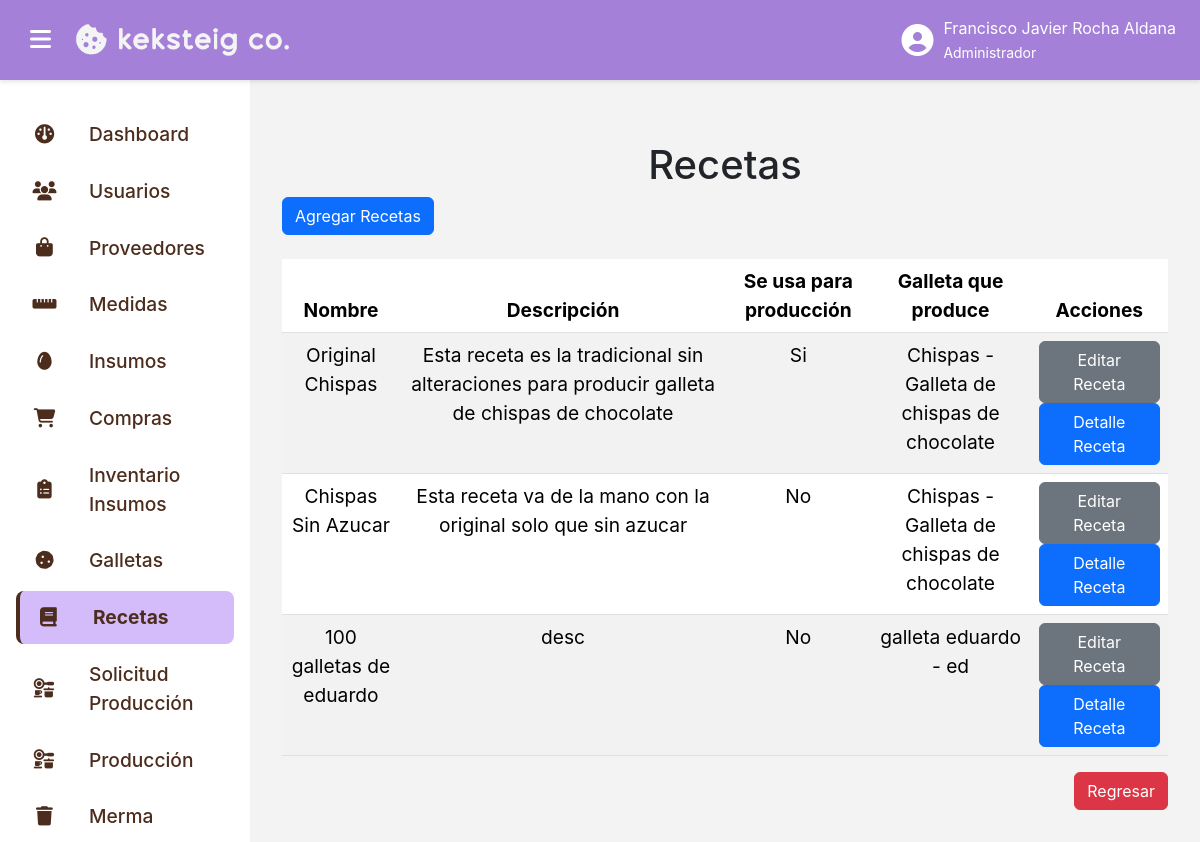
Screenshot of /recetas/lista_recetas/ (signed in) with the database file from the repository.
### recetas_app/models.py (models this page shows, shortened)
class Receta(models.Model):
    nombre = models.TextField(max_length=100)
    descripcion = models.TextField(max_length=1000)
    para_produccion = models.BooleanField(default=False)
    galleta = models.ForeignKey(Galleta, on_delete=models.CASCADE, null=False, blank=False)

### galletas_app/models.py (models this page shows)
class Galleta(models.Model):
    nombre = models.TextField(max_length=100)
    descripcion = models.TextField(max_length=1000)
    peso_individual = models.DecimalField(decimal_places=3, max_digits=10)
    imagen = models.ImageField(upload_to="Galletas/", null=False, blank=False)
    medida = models.ForeignKey(Medida, on_delete=models.CASCADE, null=False, blank=False)
    def __str__(self):
        return f"{self.nombre} - {self.descripcion}"

### recetas_app/views.py (the view, shortened to what this page needs)
# urls.py: path("lista_recetas/", login_required(ListaRecetasView.as_view()), name="lista_recetas"),
class ListaRecetasView(PermissionRequiredMixin, TemplateView):
    permission_required = ["recetas_app.view_Receta"]
    login_url = "login"
    template_name = "lista_recetas.html"
    def get_context_data(self):
        lista = Receta.objects.all()
        for receta in lista:
            receta.para_produccion = "Si" if receta.para_produccion else "No"
        return {
            "lista": lista
        }

### recetas_app/templates/lista_recetas.html (shortened to what this page needs)
{% extends "base.html" %}
{% load static %}
{% block content %}
<div class="pantalla-completa">
    <div class="menu">
        <h1 class="text-center">
            Recetas
        </h1>
        <a class="btn btn-primary" href="{% url "crear_recetas" %}">
            Agregar Recetas
        </a>
        <div class="row d-flex mt-4">
            <div class="col-lg-12 col-md-12 col-sm-12 col-12">
                <div class="d-flex align-items-center justify-content-center">
                    <table class="table table-hover table-striped">
                        <thead>
                            <th class="text-center">
                                Nombre
                            </th>
                            <th class="text-center">
                                Descripci&oacute;n
                            </th>
                            <th class="text-center">
                                Se usa para producci&oacute;n
                            </th>
                            <th class="text-center">
                                Galleta que produce
                            </th>
                            <th class="text-center">
                                Acciones
                            </th>
                        </thead>
                        <tbody>
                            {% for item in lista %}
                                <tr>
                                    <td class="text-center">
                                        {{ item.nombre }}
                                    </td>
                                    <td class="text-center">
                                        {{ item.descripcion }}
                                    </td>
                                    <td class="text-center">
                                        {{ item.para_produccion }}
                                    </td>
                                    <td class="text-center">
                                        {{ item.galleta }}
                                    </td>
                                    <td class="text-center">
                                        <a class="btn btn-secondary" href="{% url "editar_recetas" item.id %}">
                                            Editar Receta
                                        </a>
                                        <a class="btn btn-primary" href="{% url "lista_detallereceta" item.id %}">
                                            Detalle Receta
                                        </a>
                                    </td>
                                </tr>
                            {% endfor %}
                        </tbody>
                    </table>
                </div>
            </div>
        </div>
        <div class="d-flex align-items-center justify-content-end">
            <a class="btn btn-danger" href="{% url "home" %}">
                Regresar
            </a>
        </div>
    </div>
</div>
{% endblock content %}

### templates/base.html (shortened to what this page needs)
{% load static %}
<!DOCTYPE html>
<html lang="es">
<head>
    <link rel="stylesheet" href="{% static 'css/bootstrap.min.css' %}">
    <link href="https://cdnjs.cloudflare.com/ajax/libs/font-awesome/6.7.2/css/all.min.css" rel="stylesheet">
    <link rel="stylesheet" href="{% static 'css/styles.css' %}">
</head>
<body>
    <div class="topbar">
        <div class="d-flex align-items-center gap-3">
            <button class="sidebar-toggle" id="menuToggle">
                <i class="fas fa-bars"></i>
            </button>
            <a href="{% url 'home' %}" style="text-decoration: none;" class="logo-container">
                <img src="{% static 'image/logo-horizontal-light.png' %}" alt="Don Galleto Logo" class="logo">
            </a>
        </div>
        <div class="user-info">
            <i class="fas fa-user-circle"></i>
            <span>
                {{ user.first_name }} {{ user.last_name }}
                <br>
                <small>
                    {% for group in user.groups.all %}
                        {{ group.name }}
                    {% empty %}
                        El usuario no pertenece a ningún grupo.
                    {% endfor %}
                </small>
            </span>
        </div>
    </div>
    <div class="sidebar {% if is_sidebar_collapsed %}collapsed{% endif %}" id="sidebar">
        {% for grupo in request.user.groups.all %}
            {% if grupo.name == 'Administrador' %}
                <a href="{% url 'home' %}" class="{% if request.resolver_match.url_name == 'home' %}active{% endif %}">
                    <i class="fa-solid fa-dashboard"></i>
                    <span>
                        Dashboard
                    </span>
                </a>
            {% endif %}
            {% if grupo.name == 'Administrador' %}
                <a href="{% url 'lista_usuarios' %}" class="{% if '/usuarios/' in request.path %}active{% endif %}">
                    <i class="fas fa-users"></i>
                    <span>
                        Usuarios
                    </span>
                </a>
            {% endif %}
            {% if grupo.name == 'Administrador' %}
                <a href="{% url 'lista_proveedores' %}" class="{% if request.resolver_match.url_name == 'lista_proveedores' %}active{% endif %}">
                    <i class="fa-solid fa-bag-shopping"></i>
                    <span>
                        Proveedores
                    </span>
                </a>
            {% endif %}
            {% if grupo.name == 'Administrador' %}
                <a href="{% url 'lista_medidas' %}" class="{% if request.resolver_match.url_name == 'lista_medidas' %}active{% endif %}">
                    <i class="fa-solid fa-ruler-horizontal"></i>
                    <span>
                        Medidas
                    </span>
                </a>
            {% endif %}
            {% if grupo.name == 'Administrador' %}
                <a href="{% url 'lista_insumos' %}" class="{% if request.resolver_match.url_name == 'lista_insumos' %}active{% endif %}">
                    <i class="fa-solid fa-egg"></i>
                    <span>
                        Insumos
                    </span>
                </a>
            {% endif %}
            {% if grupo.name == 'Administrador' %}
                <a href="{% url 'lista_compras' %}" class="{% if request.resolver_match.url_name == 'lista_compras' %}active{% endif %}">
                    <i class="fa-solid fa-cart-shopping"></i>
                    <span>
                        Compras
                    </span>
                </a>
            {% endif %}
            {% if grupo.name == 'Administrador' %}
                <a href="{% url 'lista_inventario' %}" class="{% if request.resolver_match.url_name == 'lista_inventario' %}active{% endif %}">
                    <i class="fa-solid fa-clipboard-list"></i>
                    <span>
                        Inventario Insumos
                    </span>
                </a>
            {% endif %}
            {% if grupo.name == 'Administrador' %}
                <a href="{% url 'lista_galletas' %}" class="{% if request.resolver_match.url_name == 'lista_galletas' %}active{% endif %}">
                    <i class="fa-solid fa-cookie"></i>
                    <span>
                        Galletas
                    </span>
                </a>
            {% endif %}
            {% if grupo.name == 'Administrador' %}
                <a href="{% url 'lista_recetas' %}" class="{% if request.resolver_match.url_name == 'lista_recetas' %}active{% endif %}">
                    <i class="fa-solid fa-book"></i>
                    <span>
                        Recetas
                    </span>
                </a>
            {% endif %}
            {% if grupo.name == 'Administrador' %}
                <a href="{% url 'lista_solicitarproducciones' %}" class="{% if request.resolver_match.url_name == 'lista_solicitarproducciones' %}active{% endif %}">
                    <i class="fa-solid fa-kitchen-set"></i>
                    <span>
                        Solicitud Producción
                    </span>
                </a>
            {% endif %}
            {% if grupo.name == 'Administrador' %}
                <a href="{% url 'lista_producciones' %}" class="{% if request.resolver_match.url_name == 'lista_producciones' %}active{% endif %}">
                    <i class="fa-solid fa-kitchen-set"></i>
                    <span>
                        Producción
                    </span>
                </a>
            {% endif %}
            {% if grupo.name == 'Administrador' %}
                <a href="{% url 'lista_mermas' %}" class="{% if request.resolver_match.url_name == 'lista_mermas' %}active{% endif %}">
                    <i class="fa-solid fa-trash"></i>
                    <span>
                        Merma
                    </span>
                </a>
            {% endif %}
        {% endfor %}
    </div>
    <div class="content">
        {% block content %}
        {% endblock content %}
    </div>
</body>
</html>

### static/css/styles.css (style rules this page uses)
:root { --primary-color: #a480d9; --primary-dark: #8a66c9; --primary-light: #d4bbfa; --text-color: #4C2C1C; --danger-color: #de3421; --danger-dark: #c42e1c; --background-color: #f3f3f3; --border-color: #dee2e6; --white: #fff; }
body { margin: 0; font-family: 'SFPRODISPLAY', sans-serif; font-size: 1.2rem; background-color: var(--background-color); }
.content { margin-left: 250px; margin-top: 80px; padding: 2rem; transition: margin-left 0.3s ease; }
.topbar { position: fixed; top: 0; left: 0; width: 100%; height: 80px; background-color: var(--primary-color); display: flex; align-items: center; justify-content: space-between; padding: 0 1.5rem; z-index: 1050; box-shadow: 0 2px 4px rgba(0, 0, 0, 0.1); }
.topbar img.logo { height: 50px; transition: transform 0.3s ease; }
.sidebar-toggle { background: none; border: none; font-size: 1.5rem; color: var(--white); }
.sidebar { width: 250px; height: 100vh; background-color: var(--white); position: fixed; top: 80px; left: 0; padding: 1.5rem 1rem; transition: transform 0.3s ease; z-index: 1000; overflow-y: auto; scrollbar-width: thin; }
.sidebar a { display: flex; align-items: center; gap: 2rem; padding: 0.75rem 1rem; margin: 0.25rem 0; border: none; background: none; color: #4C2C1C; font-weight: 500; text-decoration: none; border-radius: 8px; width: 100%; transition: all 0.3s ease; }
.sidebar a i { min-width: 25px; text-align: center; }
.sidebar a span { text-align: left; flex: 1; }
.sidebar a i { transition: transform 0.3s ease; }
.sidebar a.active { background-color: var(--primary-light); border-left: 4px solid var(--text-color); font-weight: bold; }
.user-info { position: relative; display: flex; align-items: center; gap: 10px; font-size: 1rem; color: var(--white); cursor: pointer; }
.user-info i { font-size: 2rem; }
.user-info > span { display: block; }

### rows the page displays
Receta: nombre "Original Chispas", descripcion "Esta receta es la tradicional sin alteraciones para producir galleta de chispas de chocolate", para_produccion "Si", galleta "Chispas - Galleta de chispas de chocolate"
Receta: nombre "Chispas Sin Azucar", descripcion "Esta receta va de la mano con la original solo que sin azucar", para_produccion "No", galleta "Chispas - Galleta de chispas de chocolate"
Receta: nombre "100 galletas de eduardo", descripcion "desc", para_produccion "No", galleta "galleta eduardo - ed"

### other values shown
{{ user.first_name }} "Francisco Javier"
{{ user.last_name }} "Rocha Aldana"
{{ group.name }} "Administrador"
